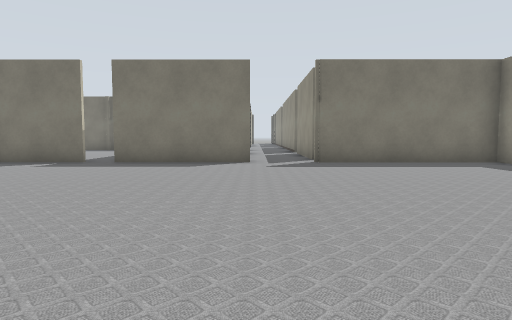
view 1 (above)

24 first-person views from a walk through a world built for the Gazebo simulator. The camera is 0.72 m above the floor, tilts 4° down and sees 75° across. Floor lines are 1 m apart. The floor is counted in squares, 1 m on a side. Each view is taken from the middle of a square. On the plan, view 1 faces up. The plan holds only what a view shows up to about 10 squares ahead; the rest is blank. The place goes on beyond the plan.

view 2
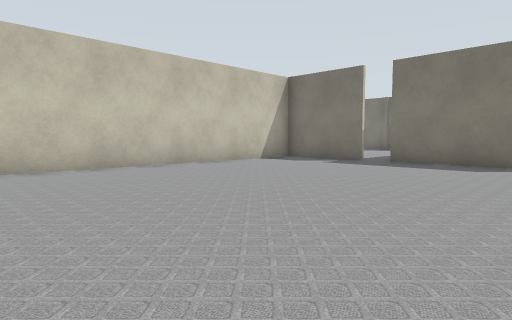

view 3
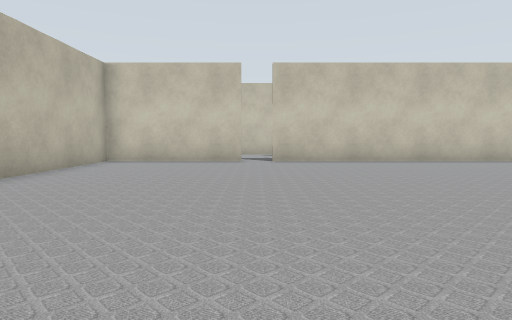

view 4
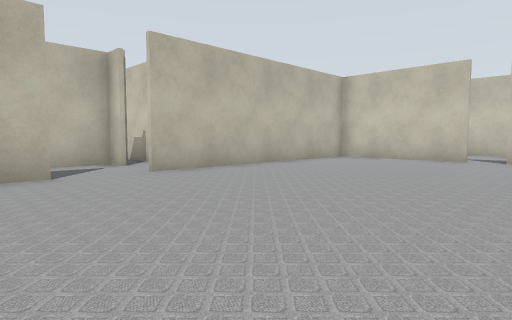

view 5
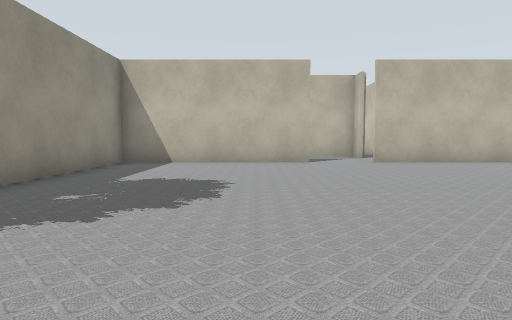

view 6
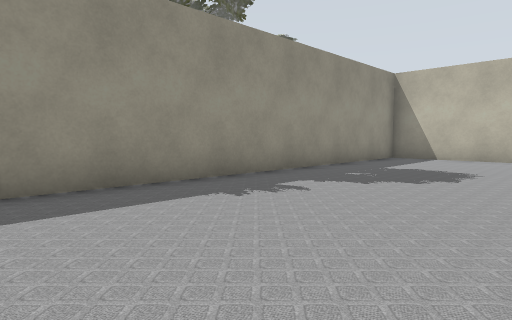

view 7
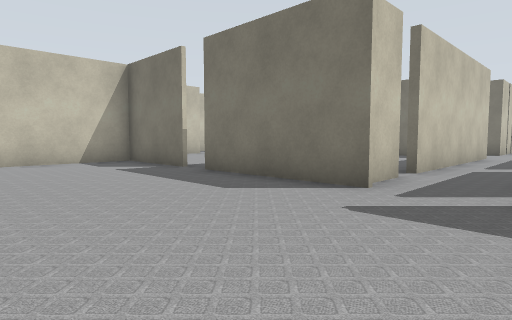

view 8
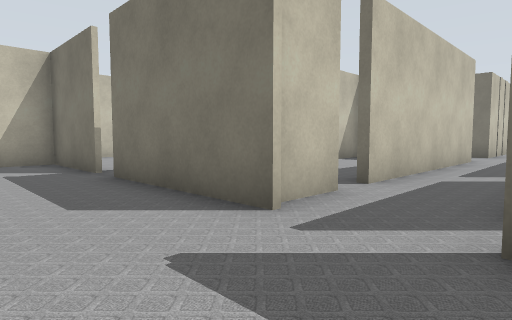

view 9
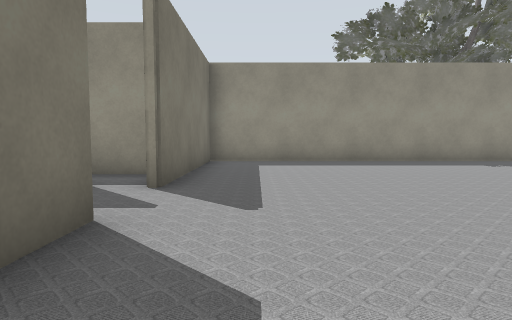

view 10
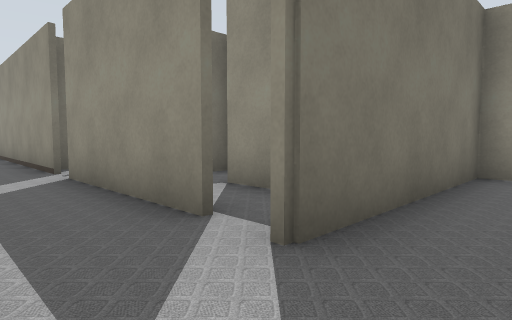

view 11
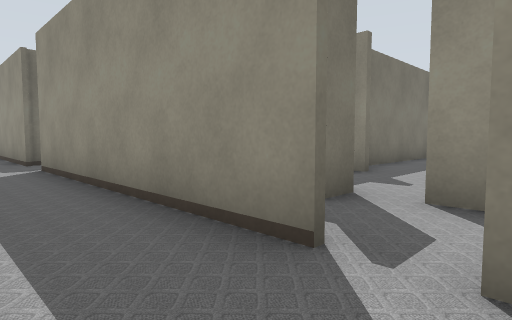

view 12
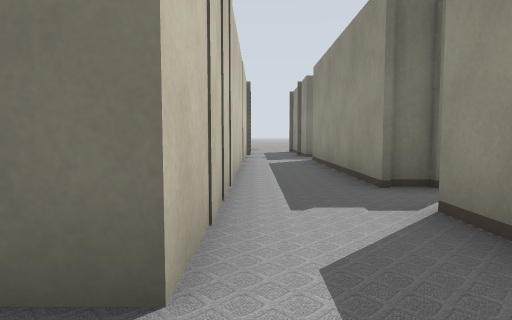

view 13
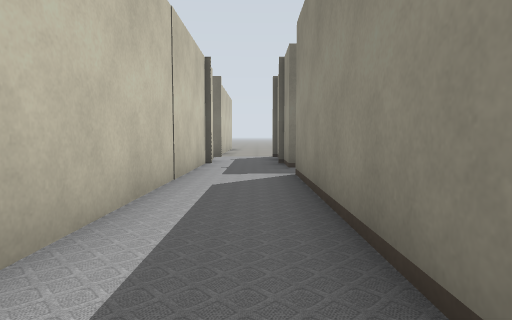

view 14
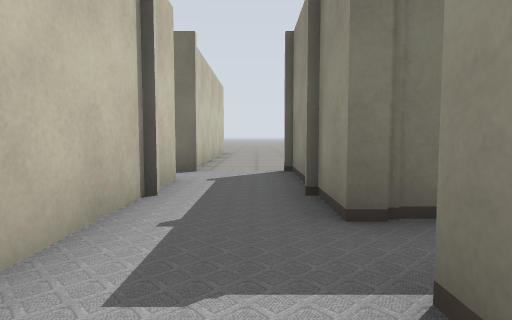

view 15
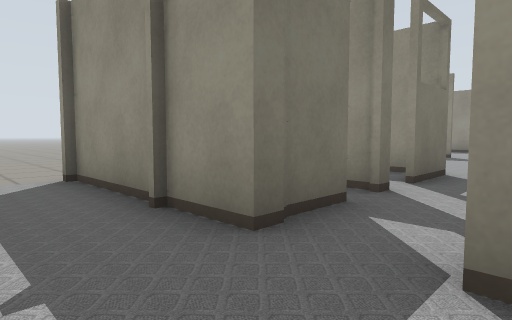

view 16
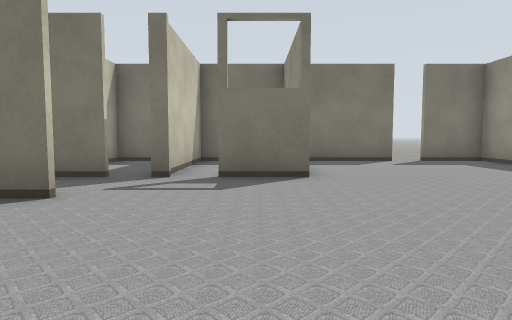

view 17
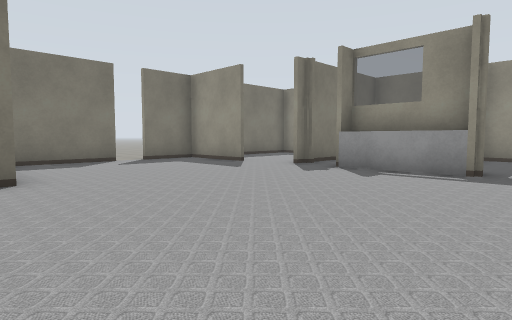

view 18
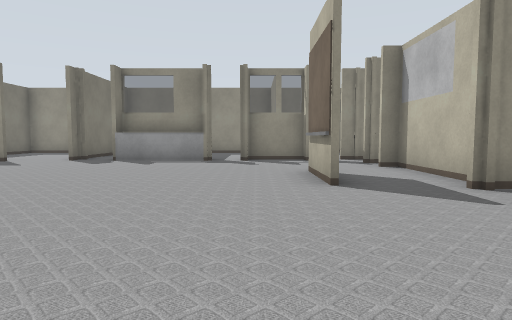

view 19
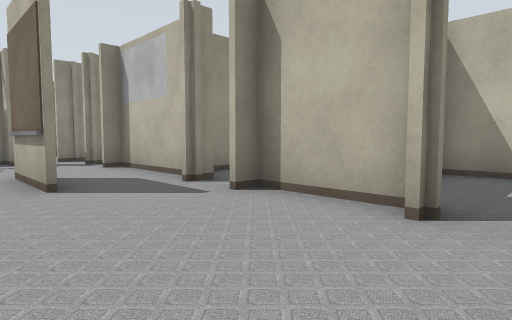

view 20
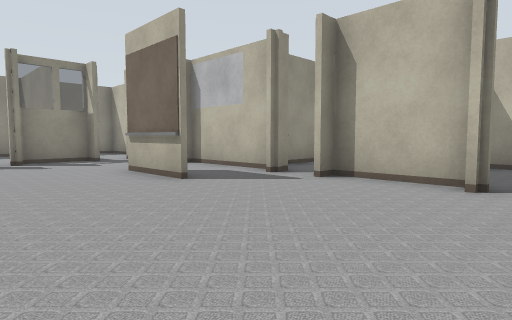

view 21
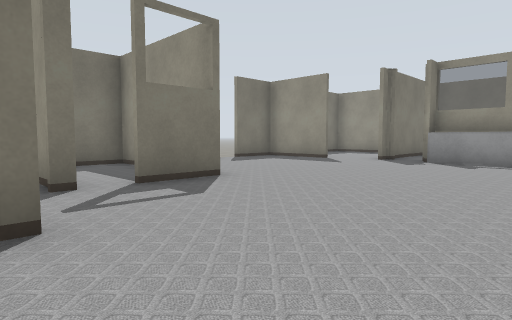

view 22
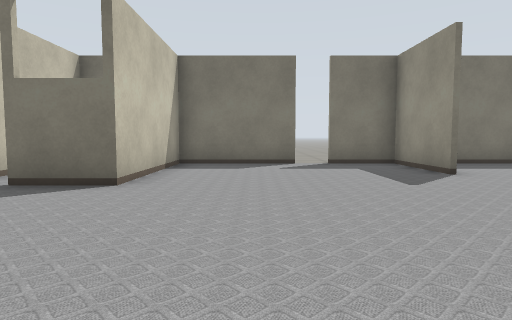

view 23
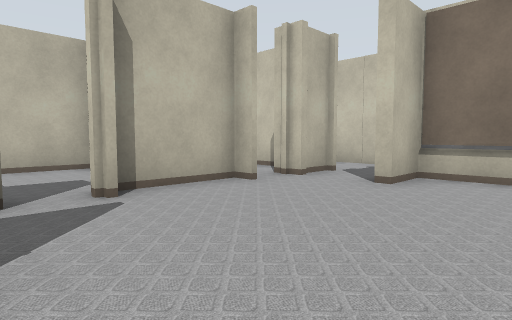

view 24
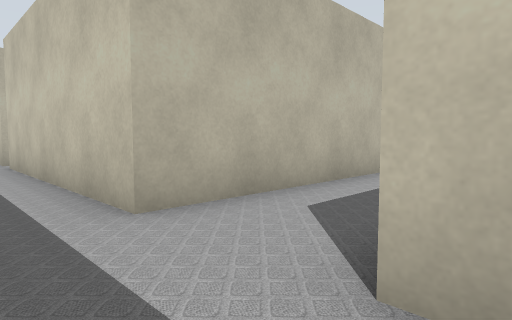

### Floor plan
Ten units are one square. View 1 is at (0, 0); x grows to the right and y downward. Boxes are objects, and circles mark ways between rooms. Rooms are numbered by the first view taken in them; rooms with no view inside come last. Other rooms are left out.
<svg viewBox="-85 -356 225 425">
<path fill="none" stroke="#000" d="M-1 -94 -40 -94M14 64 68 64 68 -94 16 -94M-48 -94 -78 -94 -78 16M-78 24 -78 64 -2 64M26 -238 18 -238 18 -295M-4 -180 -4 -118M40 -161 32 -161M18 -151 18 -220 26 -220M34 -309 18 -309 18 -351M38 -146 38 -152M-4 -321 -4 -204M-4 -338 -4 -326M-1 -349 -8 -349M-4 -110 -4 -98M18 -104 18 -144M34 -100 34 -121M79 -239 100 -239M36 -288 30 -288M130 -262 130 -294M127 -322 127 -349 109 -349M80 -216 110 -216M19 -252 19 -239 30 -239M130 -235 135 -235M70 -350 70 -309 52 -309M41 -221 41 -216 64 -216 64 -221M101 -349 69 -349M76 -214 76 -221M86 -190 86 -208M65 -221 65 -214M39 -180 70 -180M44 -350 44 -309M68 -341 68 -350M69 -349 40 -349M68 -309 68 -325M40 -349 15 -349M19 -350 19 -342M42 -309 42 -320"/>
<circle cx="10" cy="-90" r="3" fill="#2a7"/>
<circle cx="20" cy="-230" r="3" fill="#2a7"/>
<circle cx="25" cy="-300" r="3" fill="#2a7"/>
<circle cx="30" cy="-310" r="3" fill="#2a7"/>
<circle cx="70" cy="-215" r="3" fill="#2a7"/>
<circle cx="50" cy="-320" r="3" fill="#2a7"/>
<text x="0" y="-20">1</text>
<text x="10" y="-230">2</text>
<text x="80" y="-280">3</text>
<text x="70" y="-200">4</text>
<text x="50" y="-330">5</text>
<text x="30" y="-330">6</text>
</svg>
Room 1 opens to room 2. Room 2 opens to room 3. Room 2 opens to room 6. Room 3 opens to room 4. Room 3 opens to room 5.

Where each view was taken, in squares from view 1:
view 1: 0 up, 0 right, facing up
view 2: 0 up, 0 right, facing up-left
view 3: 2 down, 2 right, facing left
view 4: 0 up, 3 right, facing down-left
view 5: 3 up, 3 right, facing down
view 6: 5 up, 2 right, facing down-right
view 7: 5 up, 2 right, facing up-left
view 8: 7 up, 2 right, facing up-left
view 9: 8 up, 3 left, facing right
view 10: 8 up, 0 right, facing up-right
view 11: 14 up, 0 right, facing up-right
view 12: 19 up, 0 right, facing up
view 13: 23 up, 1 right, facing up
view 14: 28 up, 1 right, facing up
view 15: 29 up, 0 right, facing up-right
view 16: 25 up, 6 right, facing up
view 17: 25 up, 6 right, facing up-right
view 18: 25 up, 3 right, facing right
view 19: 25 up, 3 right, facing down-right
view 20: 27 up, 3 right, facing down-right
view 21: 26 up, 3 right, facing up-right
view 22: 26 up, 9 right, facing up
view 23: 26 up, 8 right, facing down-left
view 24: 21 up, 1 right, facing down-left
